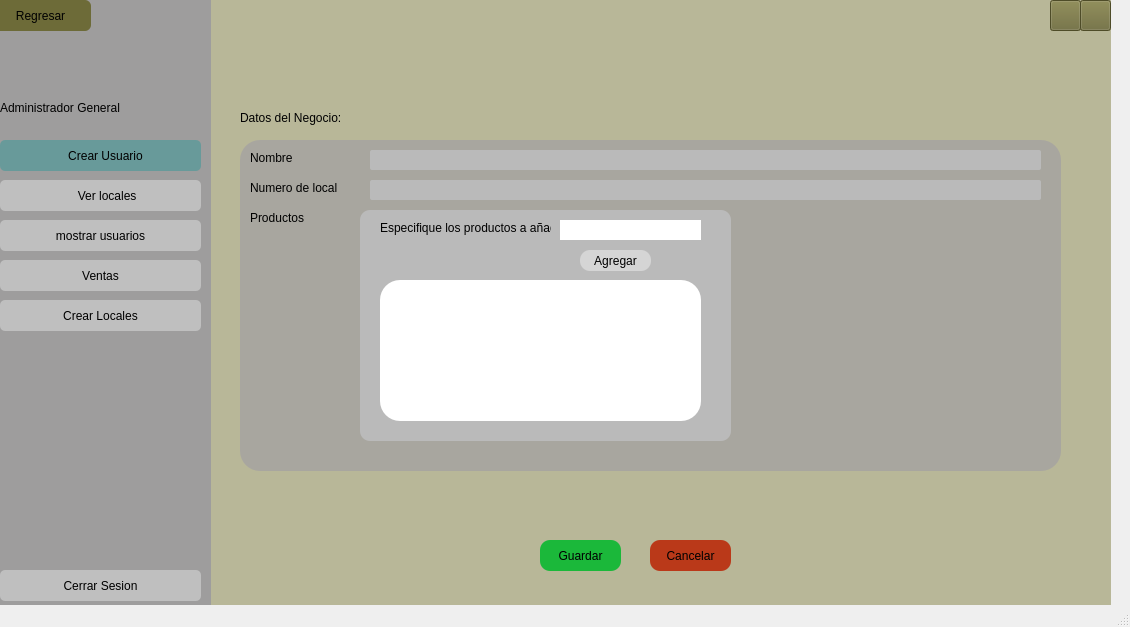
<?xml version="1.0" encoding="UTF-8"?>
<ui version="4.0">
 <class>MainWindow</class>
 <widget class="QMainWindow" name="MainWindow">
  <property name="geometry">
   <rect>
    <x>0</x>
    <y>0</y>
    <width>1130</width>
    <height>627</height>
   </rect>
  </property>
  <property name="windowTitle">
   <string>MainWindow</string>
  </property>
  <widget class="QWidget" name="centralwidget">
   <widget class="QWidget" name="widget_9" native="true">
    <property name="geometry">
     <rect>
      <x>-10</x>
      <y>0</y>
      <width>1121</width>
      <height>621</height>
     </rect>
    </property>
    <property name="styleSheet">
     <string notr="true">background-color: rgb(184, 183, 152);
</string>
    </property>
    <widget class="QWidget" name="widget_12" native="true">
     <property name="geometry">
      <rect>
       <x>0</x>
       <y>0</y>
       <width>221</width>
       <height>611</height>
      </rect>
     </property>
     <property name="styleSheet">
      <string notr="true">background-color: rgb(158, 157, 157);
</string>
     </property>
     <widget class="QLabel" name="label_27">
      <property name="geometry">
       <rect>
        <x>50</x>
        <y>30</y>
        <width>71</width>
        <height>71</height>
       </rect>
      </property>
      <property name="mouseTracking">
       <bool>false</bool>
      </property>
      <property name="autoFillBackground">
       <bool>false</bool>
      </property>
      <property name="styleSheet">
       <string notr="true">border-radius: 10px;</string>
      </property>
      <property name="text">
       <string/>
      </property>
      <property name="pixmap">
       <pixmap>../../../../imagen.png</pixmap>
      </property>
      <property name="scaledContents">
       <bool>true</bool>
      </property>
      <property name="wordWrap">
       <bool>false</bool>
      </property>
      <property name="openExternalLinks">
       <bool>false</bool>
      </property>
     </widget>
     <widget class="QLabel" name="label_40">
      <property name="geometry">
       <rect>
        <x>10</x>
        <y>100</y>
        <width>211</width>
        <height>16</height>
       </rect>
      </property>
      <property name="styleSheet">
       <string notr="true">font: 87 12pt &quot;Arial Black&quot;;</string>
      </property>
      <property name="text">
       <string>Administrador General</string>
      </property>
     </widget>
     <widget class="QPushButton" name="btnCrearUsuario">
      <property name="geometry">
       <rect>
        <x>10</x>
        <y>140</y>
        <width>201</width>
        <height>31</height>
       </rect>
      </property>
      <property name="styleSheet">
       <string notr="true">border-radius: 5px;
font: 87 8pt &quot;Arial Black&quot;;
background-color: #689A9A;</string>
      </property>
      <property name="text">
       <string>   Crear Usuario</string>
      </property>
      <property name="icon">
       <iconset>
        <normaloff>../../../../Imagenes proyecto/simbolomas.svg</normaloff>../../../../Imagenes proyecto/simbolomas.svg</iconset>
      </property>
     </widget>
     <widget class="QPushButton" name="btnVerLocales">
      <property name="geometry">
       <rect>
        <x>10</x>
        <y>180</y>
        <width>201</width>
        <height>31</height>
       </rect>
      </property>
      <property name="styleSheet">
       <string notr="true">border-radius: 5px;
font: 87 8pt &quot;Arial Black&quot;;
background-color: rgb(191, 191, 191);</string>
      </property>
      <property name="text">
       <string>    Ver locales</string>
      </property>
      <property name="icon">
       <iconset>
        <normaloff>../../../../Imagenes proyecto/mostrarusuario.svg</normaloff>../../../../Imagenes proyecto/mostrarusuario.svg</iconset>
      </property>
     </widget>
     <widget class="QPushButton" name="btnMostrarUsuarios_3">
      <property name="geometry">
       <rect>
        <x>10</x>
        <y>220</y>
        <width>201</width>
        <height>31</height>
       </rect>
      </property>
      <property name="styleSheet">
       <string notr="true">border-radius: 5px;
font: 87 8pt &quot;Arial Black&quot;;
background-color: rgb(191, 191, 191);</string>
      </property>
      <property name="text">
       <string>mostrar usuarios</string>
      </property>
      <property name="icon">
       <iconset>
        <normaloff>../../../../Imagenes proyecto/mostrarusuario.svg</normaloff>../../../../Imagenes proyecto/mostrarusuario.svg</iconset>
      </property>
     </widget>
     <widget class="QPushButton" name="btnVentas">
      <property name="geometry">
       <rect>
        <x>10</x>
        <y>260</y>
        <width>201</width>
        <height>31</height>
       </rect>
      </property>
      <property name="styleSheet">
       <string notr="true">border-radius: 5px;
font: 87 8pt &quot;Arial Black&quot;;
background-color: rgb(191, 191, 191);</string>
      </property>
      <property name="text">
       <string>Ventas</string>
      </property>
      <property name="icon">
       <iconset>
        <normaloff>../../../../Imagenes proyecto/cart-shopping-solid.svg</normaloff>../../../../Imagenes proyecto/cart-shopping-solid.svg</iconset>
      </property>
     </widget>
     <widget class="QPushButton" name="btnLogout">
      <property name="geometry">
       <rect>
        <x>10</x>
        <y>570</y>
        <width>201</width>
        <height>31</height>
       </rect>
      </property>
      <property name="styleSheet">
       <string notr="true">border-radius: 5px;
font: 87 8pt &quot;Arial Black&quot;;
background-color: rgb(191, 191, 191);</string>
      </property>
      <property name="text">
       <string>Cerrar Sesion</string>
      </property>
      <property name="icon">
       <iconset>
        <normaloff>../../../../Imagenes proyecto/cerrarsesion.svg</normaloff>../../../../Imagenes proyecto/cerrarsesion.svg</iconset>
      </property>
     </widget>
     <widget class="QPushButton" name="btnBack">
      <property name="geometry">
       <rect>
        <x>0</x>
        <y>0</y>
        <width>101</width>
        <height>31</height>
       </rect>
      </property>
      <property name="styleSheet">
       <string notr="true">border-radius: 6px;
font: 10pt &quot;MS Shell Dlg 2&quot;;
font: 87 9pt &quot;Arial Black&quot;;
background-color: rgb(109, 107, 56);
</string>
      </property>
      <property name="text">
       <string>Regresar</string>
      </property>
      <property name="icon">
       <iconset>
        <normaloff>../../../../Imagenes proyecto/regresar.svg</normaloff>../../../../Imagenes proyecto/regresar.svg</iconset>
      </property>
     </widget>
     <widget class="QPushButton" name="btnCrearLocales">
      <property name="geometry">
       <rect>
        <x>10</x>
        <y>300</y>
        <width>201</width>
        <height>31</height>
       </rect>
      </property>
      <property name="styleSheet">
       <string notr="true">border-radius: 5px;
font: 87 8pt &quot;Arial Black&quot;;
background-color: rgb(191, 191, 191);</string>
      </property>
      <property name="text">
       <string>Crear Locales</string>
      </property>
      <property name="icon">
       <iconset>
        <normaloff>../../../../Imagenes proyecto/cart-shopping-solid.svg</normaloff>../../../../Imagenes proyecto/cart-shopping-solid.svg</iconset>
      </property>
     </widget>
    </widget>
    <widget class="QPushButton" name="btnExit">
     <property name="geometry">
      <rect>
       <x>1090</x>
       <y>0</y>
       <width>31</width>
       <height>31</height>
      </rect>
     </property>
     <property name="styleSheet">
      <string notr="true">background-color: rgb(109, 107, 56);</string>
     </property>
     <property name="text">
      <string/>
     </property>
     <property name="icon">
      <iconset>
       <normaloff>../../../../assets/x-solid.svg</normaloff>../../../../assets/x-solid.svg</iconset>
     </property>
    </widget>
    <widget class="QPushButton" name="btnMin">
     <property name="geometry">
      <rect>
       <x>1060</x>
       <y>0</y>
       <width>31</width>
       <height>31</height>
      </rect>
     </property>
     <property name="styleSheet">
      <string notr="true">background-color: rgb(109, 107, 56);</string>
     </property>
     <property name="text">
      <string/>
     </property>
     <property name="icon">
      <iconset>
       <normaloff>../../../../assets/minus-solid.svg</normaloff>../../../../assets/minus-solid.svg</iconset>
     </property>
    </widget>
    <widget class="QLabel" name="label_50">
     <property name="geometry">
      <rect>
       <x>250</x>
       <y>110</y>
       <width>131</width>
       <height>16</height>
      </rect>
     </property>
     <property name="styleSheet">
      <string notr="true">font: 87 9pt &quot;Arial Black&quot;;</string>
     </property>
     <property name="text">
      <string>Datos del Negocio:</string>
     </property>
    </widget>
    <widget class="QWidget" name="widget_14" native="true">
     <property name="geometry">
      <rect>
       <x>250</x>
       <y>140</y>
       <width>821</width>
       <height>331</height>
      </rect>
     </property>
     <property name="styleSheet">
      <string notr="true">background-color: rgb(168, 166, 159);
border-radius:20px;
border:2px soild #6B675A;</string>
     </property>
     <widget class="QLabel" name="label_51">
      <property name="geometry">
       <rect>
        <x>10</x>
        <y>10</y>
        <width>61</width>
        <height>16</height>
       </rect>
      </property>
      <property name="styleSheet">
       <string notr="true">font: 87 9pt &quot;Arial Black&quot;;</string>
      </property>
      <property name="text">
       <string>Nombre</string>
      </property>
     </widget>
     <widget class="QLabel" name="label_52">
      <property name="geometry">
       <rect>
        <x>10</x>
        <y>40</y>
        <width>111</width>
        <height>16</height>
       </rect>
      </property>
      <property name="styleSheet">
       <string notr="true">font: 87 9pt &quot;Arial Black&quot;;</string>
      </property>
      <property name="text">
       <string>Numero de local</string>
      </property>
     </widget>
     <widget class="QLabel" name="label_53">
      <property name="geometry">
       <rect>
        <x>10</x>
        <y>70</y>
        <width>71</width>
        <height>16</height>
       </rect>
      </property>
      <property name="styleSheet">
       <string notr="true">font: 87 9pt &quot;Arial Black&quot;;</string>
      </property>
      <property name="text">
       <string>Productos</string>
      </property>
     </widget>
     <widget class="QLineEdit" name="lineEditNombreNegocio">
      <property name="geometry">
       <rect>
        <x>130</x>
        <y>10</y>
        <width>671</width>
        <height>20</height>
       </rect>
      </property>
      <property name="styleSheet">
       <string notr="true">border-radius:2px;
background-color: rgb(186, 186, 186);</string>
      </property>
     </widget>
     <widget class="QLineEdit" name="lineEditNumeroLocal">
      <property name="geometry">
       <rect>
        <x>130</x>
        <y>40</y>
        <width>671</width>
        <height>20</height>
       </rect>
      </property>
      <property name="styleSheet">
       <string notr="true">border-radius:2px;
background-color: rgb(186, 186, 186);</string>
      </property>
     </widget>
     <widget class="QLineEdit" name="lineEditProducto">
      <property name="geometry">
       <rect>
        <x>320</x>
        <y>80</y>
        <width>141</width>
        <height>20</height>
       </rect>
      </property>
      <property name="styleSheet">
       <string notr="true">background-color: rgb(255, 255, 255);</string>
      </property>
     </widget>
     <widget class="QLabel" name="label_54">
      <property name="geometry">
       <rect>
        <x>140</x>
        <y>80</y>
        <width>171</width>
        <height>16</height>
       </rect>
      </property>
      <property name="styleSheet">
       <string notr="true">font: 87 7pt &quot;Arial Black&quot;;
background-color: rgb(186, 186, 186);</string>
      </property>
      <property name="text">
       <string>Especifique los productos a añadir</string>
      </property>
     </widget>
     <widget class="QPushButton" name="btnAgregar">
      <property name="geometry">
       <rect>
        <x>340</x>
        <y>110</y>
        <width>71</width>
        <height>21</height>
       </rect>
      </property>
      <property name="cursor">
       <cursorShape>PointingHandCursor</cursorShape>
      </property>
      <property name="styleSheet">
       <string notr="true">background-color: rgb(213, 213, 213);
border-radius: 10px;</string>
      </property>
      <property name="text">
       <string>Agregar</string>
      </property>
     </widget>
     <widget class="QListWidget" name="listWidgetProductos">
      <property name="geometry">
       <rect>
        <x>140</x>
        <y>140</y>
        <width>321</width>
        <height>141</height>
       </rect>
      </property>
      <property name="styleSheet">
       <string notr="true">background-color: rgb(255, 255, 255);</string>
      </property>
     </widget>
     <widget class="QWidget" name="widget" native="true">
      <property name="geometry">
       <rect>
        <x>120</x>
        <y>70</y>
        <width>371</width>
        <height>231</height>
       </rect>
      </property>
      <property name="styleSheet">
       <string notr="true">background-color: #BABABA;
border-radius: 10px;</string>
      </property>
     </widget>
     <zorder>widget</zorder>
     <zorder>label_51</zorder>
     <zorder>label_52</zorder>
     <zorder>label_53</zorder>
     <zorder>lineEditNombreNegocio</zorder>
     <zorder>lineEditNumeroLocal</zorder>
     <zorder>lineEditProducto</zorder>
     <zorder>label_54</zorder>
     <zorder>btnAgregar</zorder>
     <zorder>listWidgetProductos</zorder>
    </widget>
    <widget class="QPushButton" name="btnCancelar">
     <property name="geometry">
      <rect>
       <x>660</x>
       <y>540</y>
       <width>81</width>
       <height>31</height>
      </rect>
     </property>
     <property name="styleSheet">
      <string notr="true">background-color: rgb(186, 57, 25);
border-radius: 10px;</string>
     </property>
     <property name="text">
      <string>Cancelar</string>
     </property>
    </widget>
    <widget class="QPushButton" name="btnGuardar">
     <property name="geometry">
      <rect>
       <x>550</x>
       <y>540</y>
       <width>81</width>
       <height>31</height>
      </rect>
     </property>
     <property name="styleSheet">
      <string notr="true">background-color: rgb(27, 184, 58);
font: 75 8pt &quot;MS Shell Dlg 2&quot;;
border-color: rgb(185, 185, 185);
border-radius: 10px;</string>
     </property>
     <property name="text">
      <string>Guardar</string>
     </property>
    </widget>
    <zorder>widget_14</zorder>
    <zorder>widget_12</zorder>
    <zorder>btnExit</zorder>
    <zorder>btnMin</zorder>
    <zorder>label_50</zorder>
    <zorder>btnCancelar</zorder>
    <zorder>btnGuardar</zorder>
   </widget>
  </widget>
  <widget class="QMenuBar" name="menubar">
   <property name="geometry">
    <rect>
     <x>0</x>
     <y>0</y>
     <width>1130</width>
     <height>21</height>
    </rect>
   </property>
  </widget>
  <widget class="QStatusBar" name="statusbar"/>
 </widget>
 <resources/>
 <connections/>
</ui>
